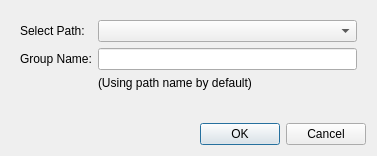
<?xml version="1.0" encoding="UTF-8"?>
<ui version="4.0">
 <class>svMLContourGroupCreate</class>
 <widget class="QWidget" name="svMLContourGroupCreate">
  <property name="windowModality">
   <enum>Qt::WindowModal</enum>
  </property>
  <property name="geometry">
   <rect>
    <x>0</x>
    <y>0</y>
    <width>377</width>
    <height>156</height>
   </rect>
  </property>
  <property name="windowTitle">
   <string>Create Contour Group</string>
  </property>
  <layout class="QVBoxLayout" name="verticalLayout">
   <item>
    <widget class="QWidget" name="widget" native="true">
     <layout class="QFormLayout" name="formLayout">
      <item row="0" column="0">
       <widget class="QLabel" name="label">
        <property name="text">
         <string>Select Path:</string>
        </property>
       </widget>
      </item>
      <item row="1" column="0">
       <widget class="QLabel" name="label_2">
        <property name="text">
         <string>Group Name:</string>
        </property>
       </widget>
      </item>
      <item row="1" column="1">
       <widget class="QLineEdit" name="lineEditGroupName">
        <property name="text">
         <string/>
        </property>
       </widget>
      </item>
      <item row="0" column="1">
       <widget class="QComboBox" name="comboBox"/>
      </item>
      <item row="2" column="1">
       <widget class="QLabel" name="label_3">
        <property name="text">
         <string>(Using path name by default)</string>
        </property>
       </widget>
      </item>
     </layout>
    </widget>
   </item>
   <item>
    <widget class="QDialogButtonBox" name="buttonBox">
     <property name="orientation">
      <enum>Qt::Horizontal</enum>
     </property>
     <property name="standardButtons">
      <set>QDialogButtonBox::Cancel|QDialogButtonBox::Ok</set>
     </property>
    </widget>
   </item>
  </layout>
 </widget>
 <resources/>
 <connections/>
</ui>
